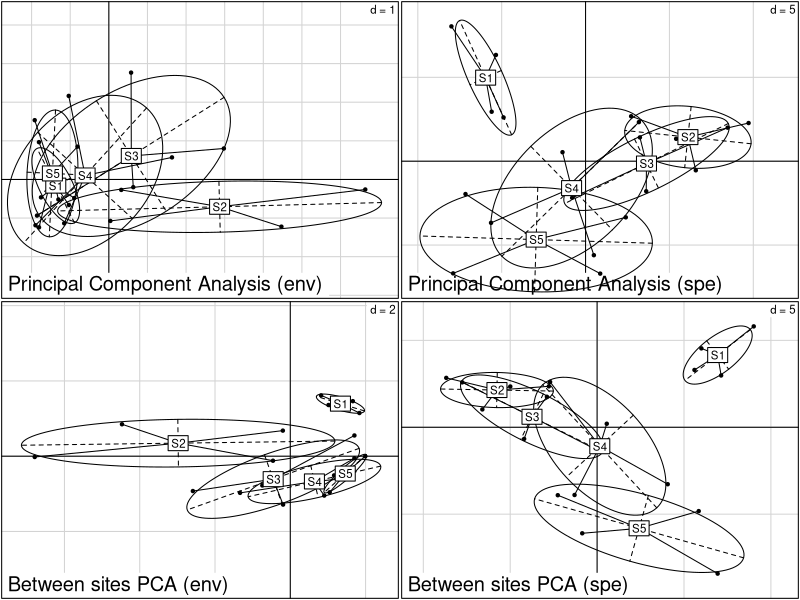
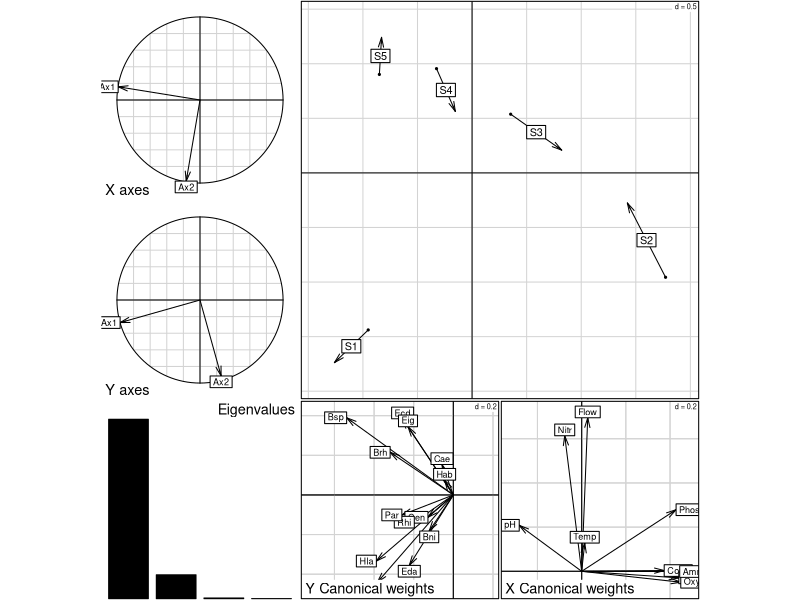

Reproduce these figures in R, in order.
library(ade4)


### Name: between
### Title: Between-Class Analysis
### Aliases: summary.between print.between plot.between print.betcoi
###   plot.betcoi
### Keywords: multivariate

### ** Examples

data(meaudret)

pca1 <- dudi.pca(meaudret$env, scan = FALSE, nf = 4)
pca2 <- dudi.pca(meaudret$spe, scal = FALSE, scan = FALSE, nf = 4)
bet1 <- bca(pca1, meaudret$design$site, scan = FALSE, nf = 2)
bet2 <- bca(pca2, meaudret$design$site, scan = FALSE, nf = 2)

if(adegraphicsLoaded()) {
  g1 <- s.class(pca1$li, meaudret$design$site, psub.text = "Principal Component Analysis (env)", 
    plot = FALSE)
  g2 <- s.class(pca2$li, meaudret$design$site, psub.text = "Principal Component Analysis (spe)", 
    plot = FALSE)
  g3 <- s.class(bet1$ls, meaudret$design$site, psub.text = "Between sites PCA (env)", 
    plot = FALSE)
  g4 <- s.class(bet2$ls, meaudret$design$site, psub.text = "Between sites PCA (spe)", 
    plot = FALSE)
  G <- ADEgS(list(g1, g2, g3, g4), layout = c(2, 2))
  
} else {
  par(mfrow = c(2, 2))
  s.class(pca1$li, meaudret$design$site, sub = "Principal Component Analysis (env)", csub = 1.75)
  s.class(pca2$li, meaudret$design$site, sub = "Principal Component Analysis (spe)", csub = 1.75)
  s.class(bet1$ls, meaudret$design$site, sub = "Between sites PCA (env)", csub = 1.75)
  s.class(bet2$ls, meaudret$design$site, sub = "Between sites PCA (spe)", csub = 1.75)
  par(mfrow = c(1,1))
}

coib <- coinertia(bet1, bet2, scann = FALSE)
plot(coib)
